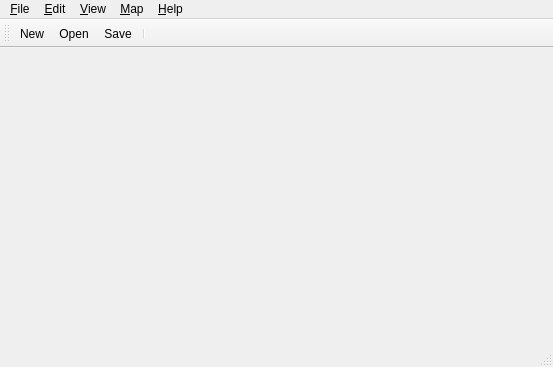
<?xml version="1.0" encoding="UTF-8"?>
<ui version="4.0">
 <class>MainWindow</class>
 <widget class="QMainWindow" name="MainWindow">
  <property name="geometry">
   <rect>
    <x>0</x>
    <y>0</y>
    <width>553</width>
    <height>367</height>
   </rect>
  </property>
  <property name="acceptDrops">
   <bool>true</bool>
  </property>
  <property name="windowTitle">
   <string>Tiled</string>
  </property>
  <property name="unifiedTitleAndToolBarOnMac">
   <bool>true</bool>
  </property>
  <widget class="QWidget" name="centralWidget">
   <layout class="QVBoxLayout" name="verticalLayout">
    <property name="margin">
     <number>0</number>
    </property>
   </layout>
  </widget>
  <widget class="QMenuBar" name="menuBar">
   <property name="geometry">
    <rect>
     <x>0</x>
     <y>0</y>
     <width>553</width>
     <height>23</height>
    </rect>
   </property>
   <widget class="QMenu" name="menuFile">
    <property name="title">
     <string>&amp;File</string>
    </property>
    <widget class="QMenu" name="menuRecentFiles">
     <property name="title">
      <string>&amp;Recent Files</string>
     </property>
     <property name="icon">
      <iconset resource="tiled.qrc">
       <normaloff>:/images/16x16/document-open-recent.png</normaloff>:/images/16x16/document-open-recent.png</iconset>
     </property>
     <addaction name="actionClearRecentFiles"/>
    </widget>
    <addaction name="actionNew"/>
    <addaction name="actionOpen"/>
    <addaction name="menuRecentFiles"/>
    <addaction name="separator"/>
    <addaction name="actionSave"/>
    <addaction name="actionSaveAs"/>
    <addaction name="actionSaveAsImage"/>
    <addaction name="actionExport"/>
    <addaction name="separator"/>
    <addaction name="actionClose"/>
    <addaction name="actionCloseAll"/>
    <addaction name="actionQuit"/>
   </widget>
   <widget class="QMenu" name="menuEdit">
    <property name="title">
     <string>&amp;Edit</string>
    </property>
    <addaction name="actionCut"/>
    <addaction name="actionCopy"/>
    <addaction name="actionPaste"/>
    <addaction name="actionDelete"/>
    <addaction name="separator"/>
    <addaction name="actionPreferences"/>
   </widget>
   <widget class="QMenu" name="menuHelp">
    <property name="title">
     <string>&amp;Help</string>
    </property>
    <addaction name="actionAbout"/>
    <addaction name="actionAboutQt"/>
   </widget>
   <widget class="QMenu" name="menuMap">
    <property name="title">
     <string>&amp;Map</string>
    </property>
    <addaction name="actionNewTileset"/>
    <addaction name="actionAddExternalTileset"/>
    <addaction name="separator"/>
    <addaction name="actionResizeMap"/>
    <addaction name="actionOffsetMap"/>
    <addaction name="separator"/>
    <addaction name="actionMapProperties"/>
    <addaction name="actionAutoMap"/>
   </widget>
   <widget class="QMenu" name="menuView">
    <property name="title">
     <string>&amp;View</string>
    </property>
    <addaction name="actionShowGrid"/>
    <addaction name="actionShowTileObjectOutlines"/>
    <addaction name="actionHighlightCurrentLayer"/>
    <addaction name="separator"/>
    <addaction name="actionSnapToGrid"/>
    <addaction name="separator"/>
    <addaction name="actionZoomIn"/>
    <addaction name="actionZoomOut"/>
    <addaction name="actionZoomNormal"/>
   </widget>
   <addaction name="menuFile"/>
   <addaction name="menuEdit"/>
   <addaction name="menuView"/>
   <addaction name="menuMap"/>
   <addaction name="menuHelp"/>
  </widget>
  <widget class="QToolBar" name="mainToolBar">
   <property name="windowTitle">
    <string>Main Toolbar</string>
   </property>
   <attribute name="toolBarArea">
    <enum>TopToolBarArea</enum>
   </attribute>
   <attribute name="toolBarBreak">
    <bool>false</bool>
   </attribute>
   <addaction name="actionNew"/>
   <addaction name="actionOpen"/>
   <addaction name="actionSave"/>
   <addaction name="separator"/>
  </widget>
  <widget class="QStatusBar" name="statusBar"/>
  <action name="actionOpen">
   <property name="icon">
    <iconset resource="tiled.qrc">
     <normaloff>:/images/16x16/document-open.png</normaloff>:/images/16x16/document-open.png</iconset>
   </property>
   <property name="text">
    <string>&amp;Open...</string>
   </property>
  </action>
  <action name="actionSave">
   <property name="icon">
    <iconset resource="tiled.qrc">
     <normaloff>:/images/16x16/document-save.png</normaloff>:/images/16x16/document-save.png</iconset>
   </property>
   <property name="text">
    <string>&amp;Save</string>
   </property>
  </action>
  <action name="actionQuit">
   <property name="icon">
    <iconset resource="tiled.qrc">
     <normaloff>:/images/16x16/application-exit.png</normaloff>:/images/16x16/application-exit.png</iconset>
   </property>
   <property name="text">
    <string>&amp;Quit</string>
   </property>
   <property name="menuRole">
    <enum>QAction::QuitRole</enum>
   </property>
  </action>
  <action name="actionCopy">
   <property name="enabled">
    <bool>false</bool>
   </property>
   <property name="icon">
    <iconset resource="tiled.qrc">
     <normaloff>:/images/16x16/edit-copy.png</normaloff>:/images/16x16/edit-copy.png</iconset>
   </property>
   <property name="text">
    <string>&amp;Copy</string>
   </property>
  </action>
  <action name="actionPaste">
   <property name="enabled">
    <bool>false</bool>
   </property>
   <property name="icon">
    <iconset resource="tiled.qrc">
     <normaloff>:/images/16x16/edit-paste.png</normaloff>:/images/16x16/edit-paste.png</iconset>
   </property>
   <property name="text">
    <string>&amp;Paste</string>
   </property>
  </action>
  <action name="actionAbout">
   <property name="icon">
    <iconset resource="tiled.qrc">
     <normaloff>:/images/16x16/help-about.png</normaloff>:/images/16x16/help-about.png</iconset>
   </property>
   <property name="text">
    <string>&amp;About Tiled</string>
   </property>
   <property name="menuRole">
    <enum>QAction::AboutRole</enum>
   </property>
  </action>
  <action name="actionAboutQt">
   <property name="text">
    <string>About Qt</string>
   </property>
   <property name="menuRole">
    <enum>QAction::AboutQtRole</enum>
   </property>
  </action>
  <action name="actionResizeMap">
   <property name="icon">
    <iconset resource="tiled.qrc">
     <normaloff>:/images/16x16/document-page-setup.png</normaloff>:/images/16x16/document-page-setup.png</iconset>
   </property>
   <property name="text">
    <string>&amp;Resize Map...</string>
   </property>
  </action>
  <action name="actionMapProperties">
   <property name="icon">
    <iconset resource="tiled.qrc">
     <normaloff>:/images/16x16/document-properties.png</normaloff>:/images/16x16/document-properties.png</iconset>
   </property>
   <property name="text">
    <string>Map &amp;Properties...</string>
   </property>
  </action>
  <action name="actionAutoMap">
   <property name="text">
    <string>AutoMap</string>
   </property>
   <property name="shortcut">
    <string>A</string>
   </property>
  </action>
  <action name="actionShowGrid">
   <property name="checkable">
    <bool>true</bool>
   </property>
   <property name="text">
    <string>Show &amp;Grid</string>
   </property>
   <property name="shortcut">
    <string>Ctrl+G</string>
   </property>
  </action>
  <action name="actionSaveAs">
   <property name="icon">
    <iconset resource="tiled.qrc">
     <normaloff>:/images/16x16/document-save-as.png</normaloff>:/images/16x16/document-save-as.png</iconset>
   </property>
   <property name="text">
    <string>Save &amp;As...</string>
   </property>
  </action>
  <action name="actionNew">
   <property name="icon">
    <iconset resource="tiled.qrc">
     <normaloff>:/images/16x16/document-new.png</normaloff>:/images/16x16/document-new.png</iconset>
   </property>
   <property name="text">
    <string>&amp;New...</string>
   </property>
  </action>
  <action name="actionNewTileset">
   <property name="icon">
    <iconset resource="tiled.qrc">
     <normaloff>:/images/16x16/document-new.png</normaloff>:/images/16x16/document-new.png</iconset>
   </property>
   <property name="text">
    <string>New &amp;Tileset...</string>
   </property>
  </action>
  <action name="actionClose">
   <property name="icon">
    <iconset resource="tiled.qrc">
     <normaloff>:/images/16x16/window-close.png</normaloff>:/images/16x16/window-close.png</iconset>
   </property>
   <property name="text">
    <string>&amp;Close</string>
   </property>
  </action>
  <action name="actionZoomIn">
   <property name="icon">
    <iconset resource="tiled.qrc">
     <normaloff>:/images/16x16/zoom-in.png</normaloff>:/images/16x16/zoom-in.png</iconset>
   </property>
   <property name="text">
    <string>Zoom In</string>
   </property>
  </action>
  <action name="actionZoomOut">
   <property name="icon">
    <iconset resource="tiled.qrc">
     <normaloff>:/images/16x16/zoom-out.png</normaloff>:/images/16x16/zoom-out.png</iconset>
   </property>
   <property name="text">
    <string>Zoom Out</string>
   </property>
  </action>
  <action name="actionZoomNormal">
   <property name="enabled">
    <bool>false</bool>
   </property>
   <property name="icon">
    <iconset resource="tiled.qrc">
     <normaloff>:/images/16x16/zoom-original.png</normaloff>:/images/16x16/zoom-original.png</iconset>
   </property>
   <property name="text">
    <string>Normal Size</string>
   </property>
   <property name="shortcut">
    <string>Ctrl+0</string>
   </property>
  </action>
  <action name="actionSaveAsImage">
   <property name="text">
    <string>Save As &amp;Image...</string>
   </property>
  </action>
  <action name="actionCut">
   <property name="enabled">
    <bool>false</bool>
   </property>
   <property name="icon">
    <iconset resource="tiled.qrc">
     <normaloff>:/images/16x16/edit-cut.png</normaloff>:/images/16x16/edit-cut.png</iconset>
   </property>
   <property name="text">
    <string>Cu&amp;t</string>
   </property>
  </action>
  <action name="actionOffsetMap">
   <property name="text">
    <string>&amp;Offset Map...</string>
   </property>
   <property name="toolTip">
    <string>Offsets everything in a layer</string>
   </property>
  </action>
  <action name="actionPreferences">
   <property name="text">
    <string>Pre&amp;ferences...</string>
   </property>
   <property name="menuRole">
    <enum>QAction::PreferencesRole</enum>
   </property>
  </action>
  <action name="actionClearRecentFiles">
   <property name="icon">
    <iconset resource="tiled.qrc">
     <normaloff>:/images/16x16/edit-clear.png</normaloff>:/images/16x16/edit-clear.png</iconset>
   </property>
   <property name="text">
    <string>Clear Recent Files</string>
   </property>
  </action>
  <action name="actionExport">
   <property name="text">
    <string>&amp;Export As...</string>
   </property>
   <property name="shortcut">
    <string>Ctrl+E</string>
   </property>
  </action>
  <action name="actionAddExternalTileset">
   <property name="text">
    <string>&amp;Add External Tileset...</string>
   </property>
  </action>
  <action name="actionSnapToGrid">
   <property name="checkable">
    <bool>true</bool>
   </property>
   <property name="text">
    <string>&amp;Snap to Grid</string>
   </property>
  </action>
  <action name="actionCloseAll">
   <property name="text">
    <string>C&amp;lose All</string>
   </property>
   <property name="shortcut">
    <string>Ctrl+Shift+W</string>
   </property>
  </action>
  <action name="actionDelete">
   <property name="enabled">
    <bool>false</bool>
   </property>
   <property name="icon">
    <iconset resource="tiled.qrc">
     <normaloff>:/images/16x16/edit-delete.png</normaloff>:/images/16x16/edit-delete.png</iconset>
   </property>
   <property name="text">
    <string>&amp;Delete</string>
   </property>
   <property name="iconText">
    <string>Delete</string>
   </property>
  </action>
  <action name="actionHighlightCurrentLayer">
   <property name="checkable">
    <bool>true</bool>
   </property>
   <property name="text">
    <string>&amp;Highlight Current Layer</string>
   </property>
   <property name="shortcut">
    <string>H</string>
   </property>
  </action>
  <action name="actionShowTileObjectOutlines">
   <property name="checkable">
    <bool>true</bool>
   </property>
   <property name="text">
    <string>Show Tile Object &amp;Outlines</string>
   </property>
  </action>
 </widget>
 <layoutdefault spacing="6" margin="11"/>
 <resources>
  <include location="tiled.qrc"/>
 </resources>
 <connections/>
</ui>
